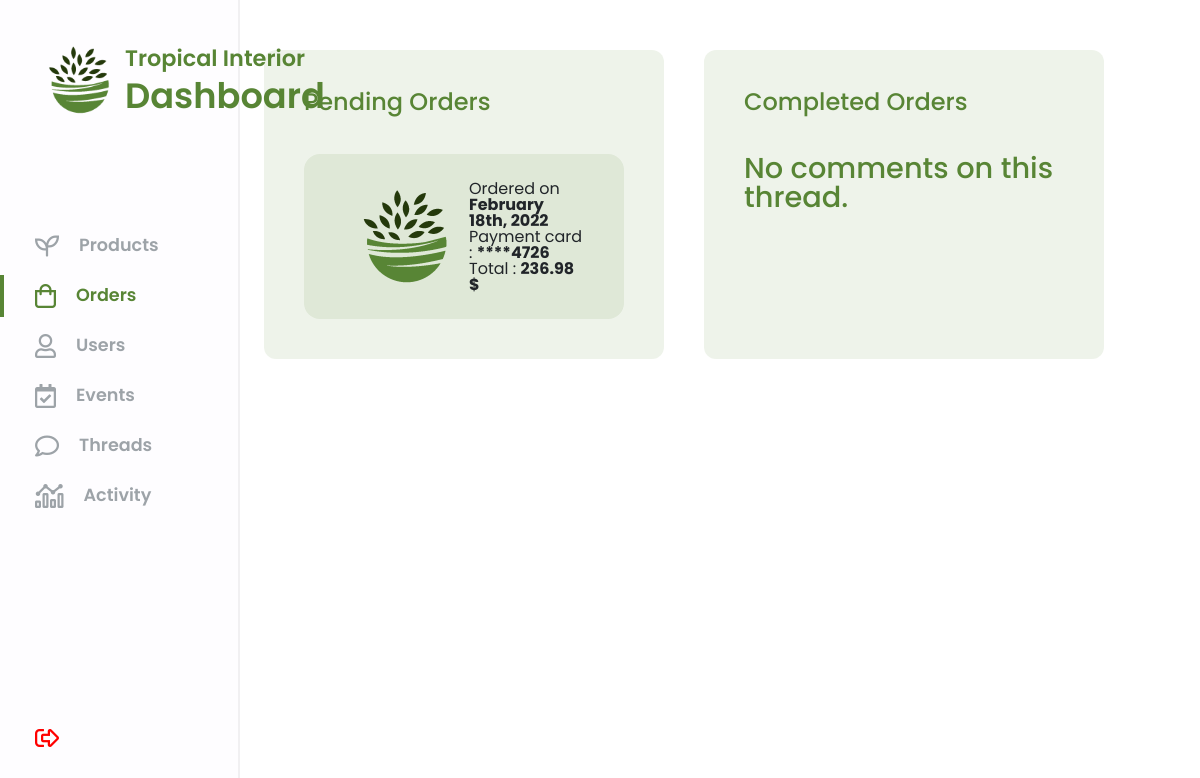
Screenshot of /admin-dashboard/dashboard.php?page=order-panel (signed in) with the database file from the repository.
### tables this page shows
CREATE TABLE command(
   command_id INT AUTO_INCREMENT,
   card_last_digits SMALLINT NOT NULL,
   card_type TINYINT NOT NULL,
   created_at DATETIME NOT NULL,
   complete BOOLEAN,
   facturation_address_id INT NOT NULL,
   PRIMARY KEY(command_id),
   FOREIGN KEY(facturation_address_id) REFERENCES facturation_address(facturation_address_id)
);

### database/DBController.php (called while the page is built, shortened)
<?php
    class DBController
    {
        protected $host = '127.0.0.1';
        protected $user = 'root';
        protected $pwd = '#Apomposelli1';
        protected $database = 'tropicalinterior';
        public function __construct()
        {
            $this->con = mysqli_connect($this->host, $this->user, $this->pwd, $this->database);
        }
    }
?>

### utilities.php (called while the page is built, shortened)
<?php
    require(__DIR__."/database/DBController.php");
    $db = new DBController();
    require(__DIR__."/database/CustomRequest.php");
    $customRequest = new CustomRequest($db);
    function debug_to_console($data) {
        $output = $data;
    }
?>

### database/CustomRequest.php (called while the page is built, shortened)
<?php
    class CustomRequest
    {
        public $db = null;
        public function __construct(DBController $db)
        {
            $this->db = $db;
        }
        public function getData($query)
        {
            $result = $this->db->con->query($query);
            $resultArray = array();
            while($item = mysqli_fetch_array($result, MYSQLI_ASSOC))
            {
                $resultArray[] = $item;
            }
            return $resultArray;
        }
    }
?>

### admin-dashboard/pages/order-panel.php (the view, shortened to what this page needs)
<div class="command_main_container">
    <?php if(!isset($_GET['command_id'])){?>
    <div class="command_pending_container">
        <p class="command_title">Pending Orders</p>
        <?php $PendingCommands = $customRequest->getData("SELECT command_id, created_at, card_last_digits FROM command WHERE complete = 0"); ?>
        <?php if(count($PendingCommands) > 0) {?>
            <?php foreach($PendingCommands as $command) {?>
                <?php
                    $totalPrice = 0;
                    $totalShippingCost = 0;
                    $productOrders = $customRequest->getData(
                        "SELECT po.quantity, po.product_id, po.command_id
                         FROM product_order po
                         WHERE po.command_id = {$command['command_id']};");
                    foreach($productOrders as $productOrder) {
                        $product = $customRequest->getData(
                            "SELECT p.price_excl_tax, p.tax_id, p.shipping_cost
                             FROM product p
                             WHERE p.product_id = {$productOrder['product_id']} LIMIT 1")[0];
                        $taxRate = $db->con->query("SELECT rate FROM tax WHERE tax_id = {$product['tax_id']}")->fetch_object()->rate;
                        $totalPrice += $productOrder['quantity'] * $product['price_excl_tax'] * (1 + $taxRate / 100);
                        $totalShippingCost += $product['shipping_cost'];
                        $formattedDate = date("F jS, Y", strtotime($command['created_at']));
                    }
                    $totalPrice += $totalShippingCost;
                ?>
                <div class="command_item" data-id="<?= $command['command_id'] ?>">
                    <img src="../../website/graphics/img/logo.png" alt="command_item_image" class="command_image">
                    <div class="command_info_container">
                        <p class="command_ordered_date">Ordered on <strong><?= $formattedDate ?></strong></p>
                        <p class="command_payment_card_digits">Payment card  : <strong>****<?= $command['card_last_digits'] ?></strong></p>
                        <p class="command_total_price">Total : <strong><?= $totalPrice ?> $</strong></p>
                    </div>
                </div>
            <?php } ?>
        <?php } else { ?>
            <p class="no_comments_text">No comments on this thread.</p>
        <?php } ?>
    </div>
    <div class="command_finished_container">
        <p class="command_title">Completed Orders</p>
        <?php $completeCommands = $customRequest->getData("SELECT command_id, created_at, card_last_digits FROM command WHERE complete = 1"); ?>
        <?php if(count($completeCommands) > 0) {?>
            <?php foreach($completeCommands as $command) {?>
                <?php
                    $totalPriceExclTax = 0;
                    $totalTaxCost = 0;
                    $totalPrice = 0;
                    $totalShippingCost = 0;
                    $productOrders = $customRequest->getData(
                        "SELECT po.quantity, po.product_id, po.product_order_id
                         FROM product_order po
                         WHERE po.command_id = {$command['command_id']};");
                    foreach($productOrders as $productOrder) {
                        $product = $customRequest->getData(
                            "SELECT p.price_excl_tax, p.tax_id, p.shipping_cost
                             FROM product p
                             WHERE p.product_id = {$productOrder['product_id']} LIMIT 1")[0];
                        $taxRate = $db->con->query("SELECT rate FROM tax WHERE tax_id = {$product['tax_id']}")->fetch_object()->rate;
                        $totalPriceExclTax += $productOrder['quantity'] * $product['price_excl_tax'];
                        $totalTaxCost += $productOrder['quantity'] * $product['price_excl_tax'] * ($taxRate / 100);
                        $totalPrice += $productOrder['quantity'] * $product['price_excl_tax'] * (1 + $taxRate / 100);
                        $totalShippingCost += $product['shipping_cost'];
                        $formattedDate = date("F jS, Y", strtotime($command['created_at']));
                    }
                    $totalPrice += $totalShippingCost;
                ?>
                <div class="command_item" data-id="<?= $command['command_id'] ?>">
                    <img src="../../website/graphics/img/logo.png" alt="command_item_image" class="command_image">
                    <div class="command_info_container">
                        <p class="command_ordered_date">Ordered on <strong><?= $formattedDate ?></strong></p>
                        <p class="command_payment_card_digits">Payment card  : <strong>****<?= $command['card_last_digits'] ?></strong></p>
                        <p class="command_total_price">Total : <strong><?= $totalPrice ?> $</strong></p>
                    </div>
                </div>
            <?php } ?>
        <?php } else { ?>
            <p class="no_comments_text">No comments on this thread.</p>
        <?php } ?>
    </div>
    <?php } ?>
</div>

### admin-dashboard/css/order-panel.css (style rules this page uses)
.command_main_container { display: flex; width: 70vw; }
.command_title { font-size: 1.5rem; padding-bottom: 40px; font-weight: 500; color: #588535; }
.command_pending_container { width: 100%; background-color: rgba(88, 133, 53, 0.1); padding: 40px; margin-right: 40px; border-radius: 12px; }
.command_finished_container { width: 100%; background-color: rgba(88, 133, 53, 0.1); padding: 40px; border-radius: 12px; }
.command_item { display: flex; justify-content: space-between; align-items: center; width: 100%; border-radius: 16px; background-color: #dfe8d7; padding: 20px 40px; }
.command_image { width: 125px; height: 125px; }

### admin-dashboard/css/thread-panel.css (style rules this page uses)
.no_comments_text { font-size: 1.8rem; margin-bottom: 25px; font-weight: 500; color: #588535; }

### rows the page displays
command: created_at "February 18th, 2022", card_last_digits "4726", totalPrice "236.98"
